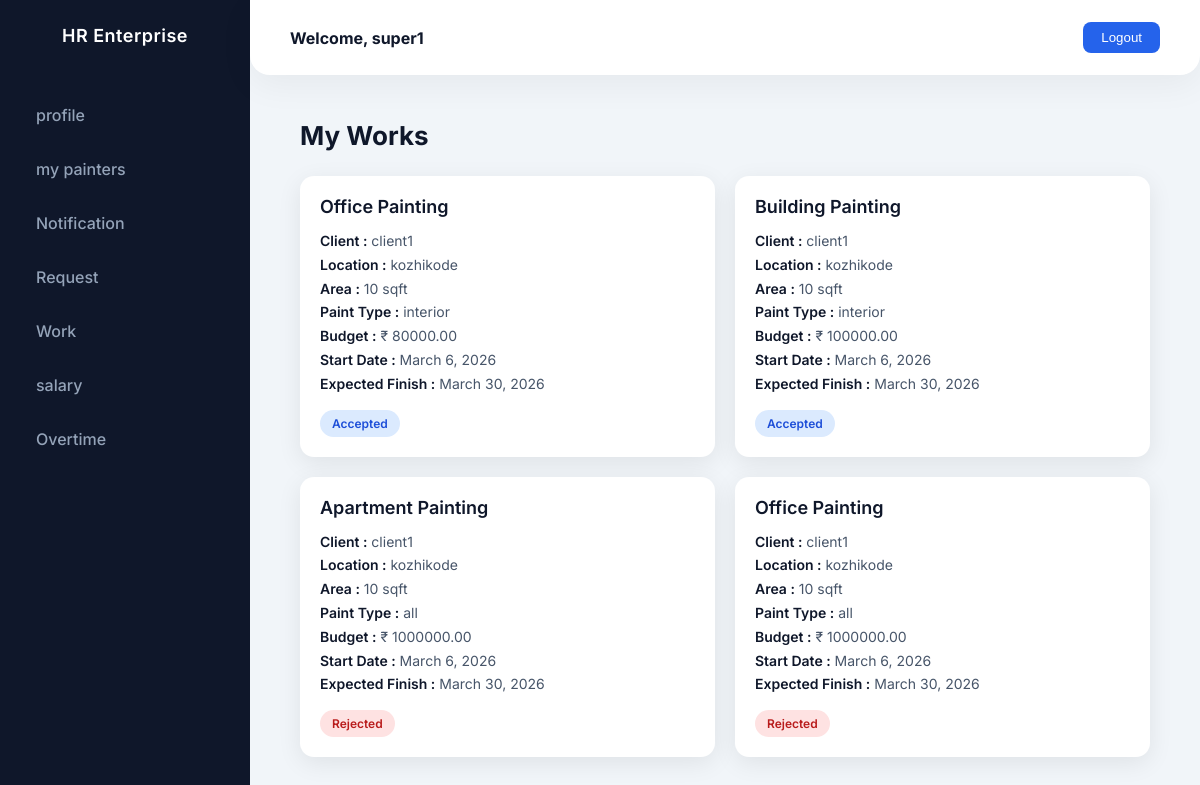
Screenshot of /supervisor_works/ (signed in) with the database file from the repository.
### brush_track_app/models.py (models this page shows, shortened)
class Login(AbstractUser):
    is_client = models.BooleanField(default=False)
    is_supervisor = models.BooleanField(default=False)
    is_painter = models.BooleanField(default=False)

class Work(models.Model):
    client = models.ForeignKey("Client", on_delete=models.CASCADE)
    supervisor = models.ForeignKey("Supervisor", on_delete=models.CASCADE)
    location = models.CharField(max_length=250)
    WORK_TYPE_CHOICES = [
        ("Home", "Home"),
        ("Office", "Office"),
        ("Building", "Building"),
        ("Shop", "Shop"),
        ("Apartment", "Apartment"),
    ]
    work_type = models.CharField(
        max_length=50,
        choices=WORK_TYPE_CHOICES
    )
    square_feet = models.IntegerField(null=True, blank=True)
    paint_type = models.CharField(max_length=100, null=True, blank=True)  # Interior / Exterior
    start_date = models.DateField(null=True, blank=True)
    expected_finish_date = models.DateField(null=True, blank=True)
    budget = models.DecimalField(max_digits=10, decimal_places=2, null=True, blank=True)
    status = models.CharField(
        max_length=50,
        choices=[
            ("Pending", "Pending"),
            ("Started", "Started"),
            ("Completed", "Completed"),
        ],
        default="Pending"
    )
    created_at = models.DateTimeField(auto_now_add=True)

class Client(models.Model):
    client_details = models.OneToOneField("Login", on_delete=models.DO_NOTHING)
    name = models.CharField(max_length=100)
    email = models.EmailField()
    phone = models.IntegerField()
    address = models.TextField(max_length=50)
    document = models.FileField(upload_to='documents/')
    def __str__(self):
        return self.name

### brush_track_app/superview.py (the view)
# urls.py: path("supervisor_works/", superview.supervisor_works, name="supervisor_works"),
def supervisor_works(request):
    supervisor = Supervisor.objects.get(supervisor_details=request.user)
    works = Work.objects.filter(supervisor=supervisor)
    return render(request,'supervisor/work_view.html',{'works':works})

### templates/supervisor/work_view.html (shortened to what this page needs)
{% extends "supervisor/super.html" %}
{% block content %}
<div class="page-title">
My Works
</div>
<div class="work-grid">
{% for work in works %}
<div class="work-card">
<div class="work-header">
{{ work.work_type }} Painting
</div>
<div class="work-details">
<div><span>Client :</span> {{ work.client }}</div>
<div><span>Location :</span> {{ work.location }}</div>
<div><span>Area :</span> {{ work.square_feet }} sqft</div>
<div><span>Paint Type :</span> {{ work.paint_type }}</div>
<div><span>Budget :</span> ₹ {{ work.budget }}</div>
<div><span>Start Date :</span> {{ work.start_date }}</div>
<div><span>Expected Finish :</span> {{ work.expected_finish_date }}</div>
</div>
{% if work.status == "Pending" %}
<div class="status pending">Pending Approval</div>
<br>
<a href="{% url 'accept_work' work.id %}" class="action-btn accept-btn">
Accept
</a>
<a href="{% url 'reject_work' work.id %}" class="action-btn reject-btn">
Reject
</a>
{% elif work.status == "Accepted" %}
<div class="status accepted">Accepted</div>
{% elif work.status == "Rejected" %}
<div class="status rejected">Rejected</div>
{% elif work.status == "Completed" %}
<div class="status completed">Completed</div>
{% endif %}
</div>
{% empty %}
<p>No Work Assigned</p>
{% endfor %}
</div>
{% endblock %}

### templates/supervisor/super.html (shortened to what this page needs)
{% load static %}
<!DOCTYPE html>
<html lang="en">
<head>
<link rel="stylesheet" href="{% static 'assets/vendors/mdi/css/materialdesignicons.min.css' %}">
</head>
<body>
<div class="sidebar">
    <div class="sidebar-header">HR Enterprise</div>
    <ul>
         <li><a href="{% url 'supervisor_profile'%}">profile</a></li>
        <li><a href="{% url 'painters_view'%}">my painters</a></li>
        <li><a href="{% url 'notification'%}">Notification</a></li>
        <li><a href="{% url 'supervisor_requests'%}">Request</a></li>
        <li><a href="{% url 'supervisor_works' %}">Work</a></li>
        <li><a href="">salary</a></li>
                <li><a href="">Overtime</a></li>
    </ul>
</div>
<div class="navbar">
    <h4>Welcome, {{ request.user }}</h4>
    <a href="">
        <button class="btn-logout">Logout</button>
    </a>
</div>
<div class="content">
    <div class="content-card">
        {% block content %}
        {% endblock %}
    </div>
</div>
</body>
</html>

### templates/supervisor/super.html (style rules this page uses)
:root { --primary: #2563eb; --gradient: linear-gradient(180deg, #3b82f6, #6366f1); --sidebar-bg: #0f172a; --sidebar-hover: rgba(255,255,255,0.06); --text-light: #94a3b8; --bg-main: #f1f5f9; }
body { margin: 0; font-family: 'Inter', sans-serif; background: var(--bg-main); color: #0f172a; overflow-x: hidden; }
.sidebar { position: fixed; width: 250px; height: 100vh; background: var(--sidebar-bg); padding-top: 25px; transition: all 0.4s ease; }
.sidebar-header { text-align: center; color: white; font-weight: 600; font-size: 18px; letter-spacing: 0.5px; margin-bottom: 45px; }
.sidebar ul { list-style: none; padding: 0; }
.sidebar ul li { position: relative; margin: 6px 0; }
.sidebar ul li a { display: flex; align-items: center; padding: 14px 22px; color: var(--text-light); text-decoration: none; font-weight: 500; border-radius: 8px; transition: all 0.3s ease; }
.navbar { position: fixed; left: 250px; right: 0; top: 0; height: 75px; background: #ffffff; display: flex; align-items: center; justify-content: space-between; padding: 0 40px; border-bottom-left-radius: 20px; border-bottom-right-radius: 20px; box-shadow: 0 10px 35px rgba(0,0,0,0.05); z-index: 100; }
.btn-logout { background: var(--primary); border: none; padding: 8px 18px; border-radius: 8px; color: white; font-weight: 500; transition: 0.3s ease; }
.content { margin-left: 250px; padding: 120px 50px 50px 50px; }

### templates/supervisor/work_view.html (style rules this page uses)
.page-title { font-size:26px; font-weight:700; margin-bottom:25px; color:#0f172a; }
.work-grid { display:grid; grid-template-columns:repeat(auto-fill,minmax(320px,1fr)); gap:20px; }
.work-card { background:white; border-radius:14px; padding:20px; box-shadow:0 6px 25px rgba(0,0,0,0.08); transition:0.3s; }
.work-header { font-size:18px; font-weight:600; margin-bottom:12px; }
.work-details { font-size:14px; color:#475569; line-height:1.7; }
.work-details span { font-weight:600; color:#0f172a; }
.status { margin-top:14px; display:inline-block; padding:6px 12px; border-radius:20px; font-size:12px; font-weight:600; }
.accepted { background:#dbeafe; color:#1d4ed8; }
.rejected { background:#fee2e2; color:#b91c1c; }

### rows the page displays
Login: user "super1"
Work: work_type "Office", client "client1", location "kozhikode", square_feet "10", paint_type "interior", budget "80000.00", start_date "March 6, 2026", expected_finish_date "March 30, 2026", status "Accepted"
Work: work_type "Building", client "client1", location "kozhikode", square_feet "10", paint_type "interior", budget "100000.00", start_date "March 6, 2026", expected_finish_date "March 30, 2026", status "Accepted"
Work: work_type "Apartment", client "client1", location "kozhikode", square_feet "10", paint_type "all", budget "1000000.00", start_date "March 6, 2026", expected_finish_date "March 30, 2026", status "Rejected"
Work: work_type "Office", client "client1", location "kozhikode", square_feet "10", paint_type "all", budget "1000000.00", start_date "March 6, 2026", expected_finish_date "March 30, 2026", status "Rejected"
